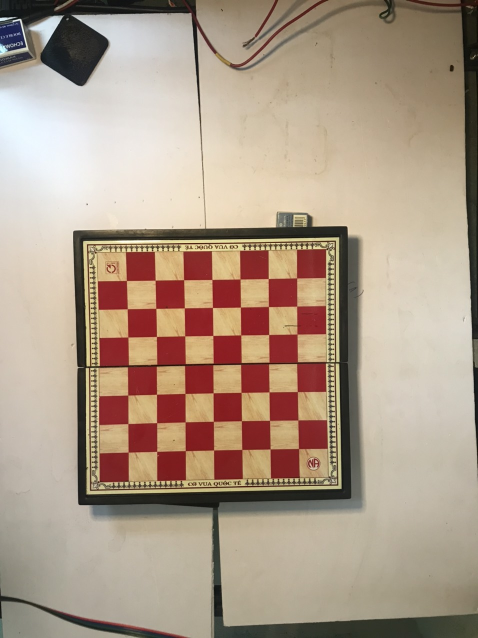
#> input picture BTCK/data/calib/5.jpg, 956 x 1276 px, found by its file name (shown at 1/2 size)
$ python calib_err.py
#> lines starting #> are read from the running program, lines starting #| are printed output that depends on the picture; after the words box and inside, x2 and y2 are one past the last pixel; in counts of white or black regions, pixels touching at a corner belong together
### BTCK/lib.py
import cv2
import numpy as np
import glob

# Kích thước ô bàn cờ (mm)
square_dim = 25
# Cờ để lưu dữ liệu
save_ref = 0

# Hàm tìm ma trận hiệu chỉnh ảnh
def cameraCalib():
    # kích thước bàn cờ
    CHECKERBOARD = (7,7)
    criteria = (cv2.TERM_CRITERIA_EPS + cv2.TERM_CRITERIA_MAX_ITER, 30, 0.001)

    #
    obj_points = []
    #
    img_points = []

    #
    obj_p = np.zeros((1, CHECKERBOARD[0] * CHECKERBOARD[1], 3), np.float32)
    # print (obj_p)
    obj_p[0,:,:2] = np.mgrid[0:CHECKERBOARD[0], 0:CHECKERBOARD[1]].T.reshape(-1, 2)
    # print(obj_p)
    prev_img_shape = None
    # print (obj_p[0,:,:2])

    # Đọc ảnh calib
    images = './calib/5.jpg'
    img = cv2.imread(images)
#> img is the input picture: shape (1276, 956, 3); mean B, G, R 136.1, 154.4, 173.2
    # Kiểm tra kích thước ảnh để chuyển bức ảnh về nhỏ hơn.
    print(img.shape)
#| (1276, 956, 3)
    # Sử dụng phần trung tâm của ảnh
    img = img[400:1050,100:750]
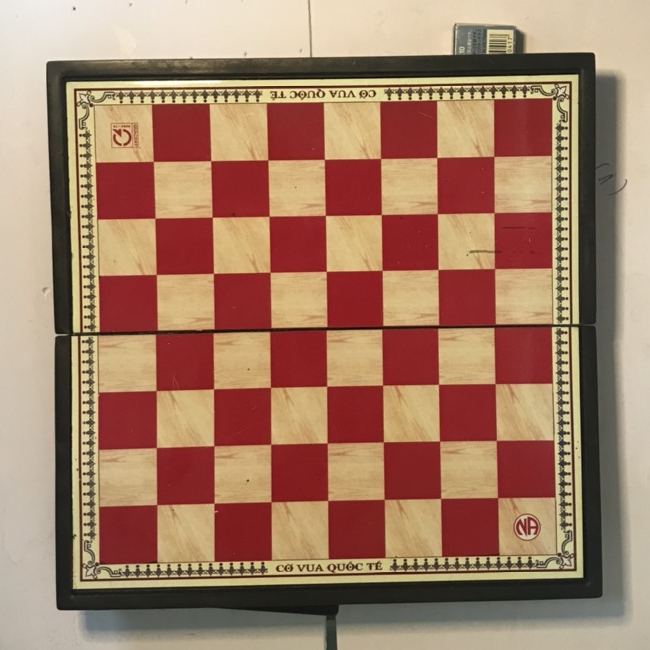
#> img: shape (650, 650, 3); mean B, G, R 102.1, 125.1, 162.4
    # cv2.imwrite('./calib/in.jpg',img)
    # Nếu ảnh to quá cần giảm ảnh theo tỉ lệ nhất định. Ví dụ kích thước ảnh ban đầu là (2016, 1512, 3) --> (300, 400 ) do (x,y) bị đảo.
    # img = cv2.resize(img,(300,400))
    gray = cv2.cvtColor(img,cv2.COLOR_BGR2GRAY)
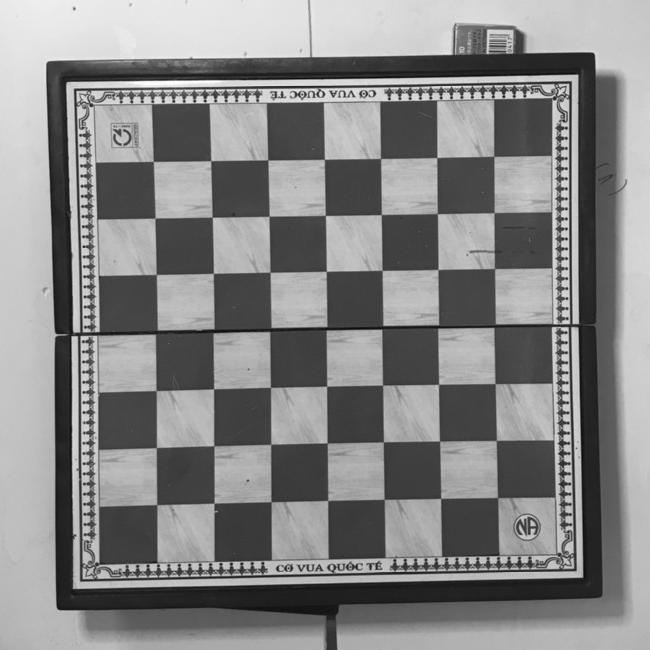
#> gray: shape (650, 650); min 8, max 254, mean 133.7

    # ret : cờ để xác định trạng thái calib, corner: tọa độ các góc trên bàn cờ
    ret,corners = cv2.findChessboardCorners(gray,CHECKERBOARD,cv2.CALIB_CB_ADAPTIVE_THRESH + cv2.CALIB_CB_FAST_CHECK + cv2.CALIB_CB_NORMALIZE_IMAGE)
#> ret = True; corners = 49 rows, first 8: [497.5, 497.5], [440.7, 498.3], [384.3, 499.3], [327.7, 500.5], [271.1, 501.7], [214.1, 503.2], [156.7, 504.6], [496.3, 440.5]

    if ret == True:
        obj_points.append(obj_p)
        corners2 = corners2 = cv2.cornerSubPix(gray, corners, (11,11),(-1,-1), criteria)
#> corners2 = 49 rows, first 8: [497.6, 497.4], [440.6, 498.3], [384.3, 499.3], [327.8, 500.3], [271.1, 501.6], [214.2, 503.6], [156.8, 504.6], [496.4, 440.4]
        # print(corners2)
        img_points.append(corners2)
        img = cv2.drawChessboardCorners(img, CHECKERBOARD, corners2, ret)
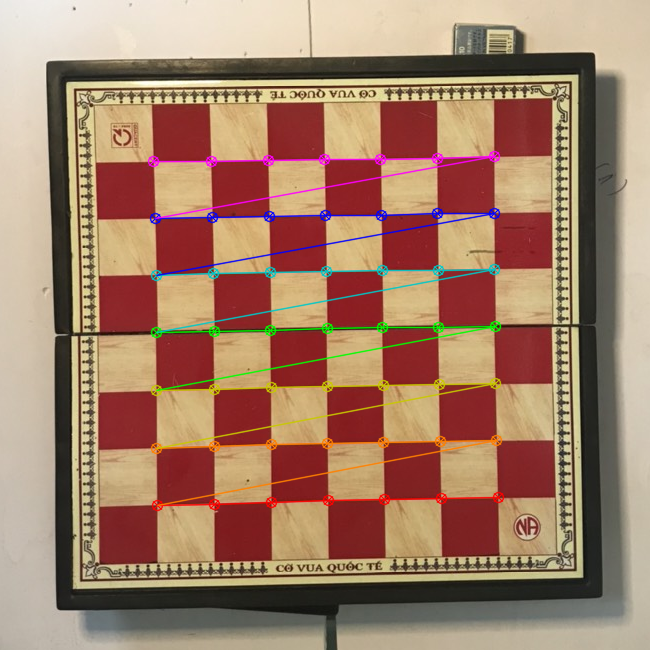
#> img: shape (650, 650, 3); 4.07% of pixels changed, all inside (x1, y1, x2, y2) = (147, 150, 505, 512)

    # [8 lines of commented-out code are left out]
    ret, k_matrix, dist_coef, rvecs, tvecs = cv2.calibrateCamera(obj_points, img_points, gray.shape[::-1], None, None)
#> ret = 0.495; k_matrix = [[6830.8, 0, 171.4], [0, 6967.7, 332.5], [0, 0, 1]]; dist_coef = [[-6.79, 2555.4, 0.149, -0.0693, 14.11]]; rvecs = ([-0.13, -0.321, 3.11],); tvecs = ([5.73, 2.79, 119.7],)
    r_matrix = cv2.Rodrigues(rvecs[0])[0]
#> r_matrix = [[-0.996, -0.0076, -0.0845], [0.0247, -0.979, -0.204], [-0.0811, -0.205, 0.975]]
    t_vector = tvecs[0]/10
#> t_vector = [0.573, 0.279, 11.97]
    rt_matrix = np.column_stack((r_matrix, t_vector))
#> rt_matrix = [[-0.996, -0.0076, -0.0845, 0.573], [0.0247, -0.979, -0.204, 0.279], [-0.0811, -0.205, 0.975, 11.97]]
    p_matrix = np.matmul(k_matrix,rt_matrix) # A[R|t]
#> p_matrix = [[-6820.1, -87.01, -409.7, 5968.2], [145.2, -6887.8, -1093.8, 5922.2], [-0.0811, -0.205, 0.975, 11.97]]

    return p_matrix, img_points, r_matrix, t_vector, k_matrix, dist_coef

# Hàm chuyển tọa độ 2D pixel --> tọa độ 3D thực tế dựa trên phương trình chuyển đổi ảnh calib_matrix.png
# [18 lines left out: functions cvt2Dto3D, cvt3Dto2D, not called in this run]

# Kiểm tra các hàm bên trên
p_matrix, img_points, r_matrix, t_vector, k_matrix, dist_coef = cameraCalib()
#> img_points = 1 item; t_vector = [0.573, 0.279, 11.97]; dist_coef = [[-6.79, 2555.4, 0.149, -0.0693, 14.11]]

# [11 lines of commented-out code are left out]
if save_ref == 1:
    for i in img_points[0]:
        # print(i[0][1])
        b = cvt2Dto3D(np.array([i[0][0],i[0][1]]),r_matrix,t_vector,k_matrix) #384 499
        print(i[0][0],i[0][1])
        print(b)
        with open('a.txt','a') as f:
            f.write(str(b[0])+' '+str(b[1])+' '+str(i[0][0])+' '+str(i[0][1])+'\n')

### BTCK/calib_err.py
from lib import *
import matplotlib.pyplot as plt


corner=[]
with open('calib_corner.txt','r') as f:
#> (reads BTCK/calib_corner.txt from the repository)
    for line in f:
        a = line.split()
        corner.append(a)

p_matrix, img_points, r_matrix, t_vector, k_matrix, dist_coef = cameraCalib()
#| (1276, 956, 3)

err_x = []
err_y = []
for i in range(7):
    for j in range(7):
        # print (corner[i*7+j])
        err_x.append( abs(j * 2.5 - float(corner[i*7+j][0])))
        err_y.append( abs(i * 2.5 - float(corner[i*7+j][1])))
        # print(i,j)

count = list(range(0,49,1))
plt.plot(count,err_x,color='red',label='Sai số trục x')
plt.plot(count, err_y,color='blue',label='Sai số trục y')
plt.xlabel("Thứ tự góc trên bàn cờ")
plt.ylabel("Sai số (cm)")
plt.title("Sai số của các góc trên bàn cờ khi hiệu chỉnh")
plt.legend()
plt.grid()
plt.savefig("calib_err.jpg")
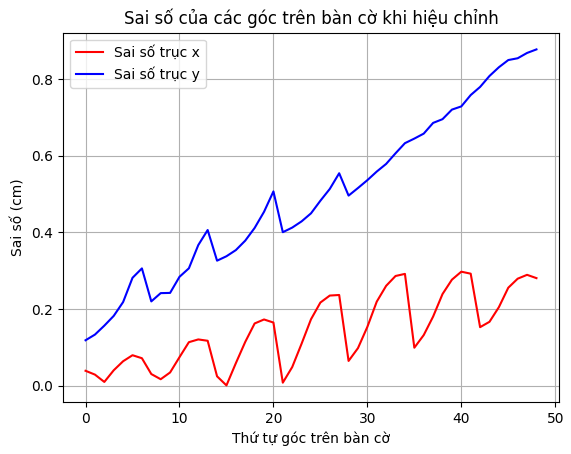
#> figure drawn by matplotlib, 1 panel; curve peaks at x = 40, y = 0.298; curve peaks at x = 48, y = 0.877
plt.show()
